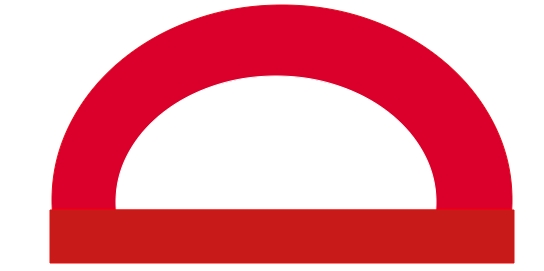
#> input picture example_photos/half_circle_red.jpg, 544 x 271 px, given in place of the camera
$ python wbcm_trafficsign_hc.py   (older library calls are emulated)
#> lines starting #> are read from the running program, lines starting #| are printed output that depends on the picture; after the words box and inside, x2 and y2 are one past the last pixel; in counts of white or black regions, pixels touching at a corner belong together
#Trackbars sekmesinden ışığa göre objenin görünüp görünmediğini ayarlayabilirsin.
#Bazı yerlerde hangi değişken ne döndürdüğüne bakmak için print vs ekledim.Onlara takılma.
#yuvarlaklık,kaçgen olduğu,boyutu,çemberselliği,konvex olup olmadığı gibi bir sürü koşul koydum.
#Şuanda kırmızı renk elle ayarlanıyor.Fakat rangelemek istersen, 50-58 arasını commentten al ,60-61 i commentle.
#130.satırdaki if'ten sonra objenin orta koordinatları veriliyor.
#@ dasmehdix
import cv2
import numpy as np
from scipy.stats import itemfreq

def pixDis(a1,b1,a2,b2):
	#distance between points
	y = b2-b1
	x = a2-a1
	return np.sqrt(x*x+y*y)

def get_dominant_color(image, n_colors):
	pixels = np.float32(image).reshape((-1, 3))
	criteria = (cv2.TERM_CRITERIA_EPS + cv2.TERM_CRITERIA_MAX_ITER, 200, .1)
	flags = cv2.KMEANS_RANDOM_CENTERS
	flags, labels, centroids = cv2.kmeans(
		pixels, n_colors, None, criteria, 10, flags)
	palette = np.uint8(centroids)
	return palette[np.argmax(itemfreq(labels)[:, -1])]


clicked = False
def onMouse(event, x, y, flags, param):
	global clicked
	if event == cv2.EVENT_LBUTTONUP:
		clicked = True

def nothing(x):
	# any operation
	pass

cap = cv2.VideoCapture(0)

cv2.namedWindow("Trackbars")
cv2.createTrackbar("L-H", "Trackbars", 62, 180, nothing)
cv2.createTrackbar("L-S", "Trackbars", 66, 255, nothing)
cv2.createTrackbar("L-V", "Trackbars", 134, 255, nothing)
cv2.createTrackbar("U-H", "Trackbars", 180, 255, nothing)
cv2.createTrackbar("U-S", "Trackbars", 255, 255, nothing)
cv2.createTrackbar("U-V", "Trackbars", 243, 255, nothing)

font = cv2.FONT_HERSHEY_COMPLEX
flag = 1

global center

while True:
	ret, frame = cap.read()
#> frame is the input picture: shape (271, 544, 3); mean B, G, R 156.7, 145.1, 235.3
	frame = cv2.GaussianBlur(frame,(5,5),0)
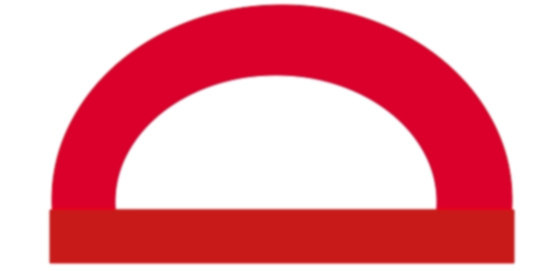
#> frame: shape (271, 544, 3); mean B, G, R 156.7, 145.1, 235.3
	gray= cv2.cvtColor(frame,cv2.COLOR_BGR2GRAY)
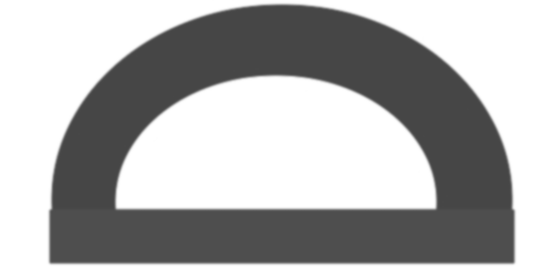
#> gray: shape (271, 544); min 70, max 255, mean 173.3
	if flag == 0:
		hsv = cv2.cvtColor(frame, cv2.COLOR_BGR2HSV)

		l_h = cv2.getTrackbarPos("L-H", "Trackbars")
		l_s = cv2.getTrackbarPos("L-S", "Trackbars")
		l_v = cv2.getTrackbarPos("L-V", "Trackbars")
		u_h = cv2.getTrackbarPos("U-H", "Trackbars")
		u_s = cv2.getTrackbarPos("U-S", "Trackbars")
		u_v = cv2.getTrackbarPos("U-V", "Trackbars")

		# lower mask (0-10)

		''' lower_red = np.array([0,50,50])
		upper_red = np.array([10,255,255])
		mask0 = cv2.inRange(hsv, lower_red, upper_red)

		# upper mask (170-180)
		lower_red = np.array([170,50,50])
		upper_red = np.array([180,255,255])
		mask1 = cv2.inRange(hsv, lower_red, upper_red)
		mask = mask0+mask1 '''

		lower_red = np.array([l_h, l_s, l_v])
		upper_red = np.array([u_h, u_s, u_v])

		mask = cv2.inRange(hsv, lower_red, upper_red)
		kernel = np.ones((5, 5), np.uint8)
		mask = cv2.dilate(mask, kernel)
		mask[np.where(mask==0)] = 0
		#mask = cv2.Canny(mask,50,100)

		# Contours detection
		if int(cv2.__version__[0]) > 3:
			# Opencv 4.x.x
			contours, _ = cv2.findContours(mask, cv2.RETR_TREE, cv2.CHAIN_APPROX_SIMPLE)
		else:
			# Opencv 3.x.x
			_, contours, _ = cv2.findContours(mask, cv2.RETR_TREE, cv2.CHAIN_APPROX_SIMPLE)
		oldArea = 0
		oldCnt = 0

		for cnt in contours:
			area = cv2.contourArea(cnt)
			approx = cv2.approxPolyDP(cnt, 0.02*cv2.arcLength(cnt, True), True)
			diameter = np.sqrt(4*area/np.pi)
			x = approx.ravel()[0]
			y = approx.ravel()[1]
			convvex = cv2.isContourConvex(cnt)
			#print(len(cnt))
			if cv2.arcLength(cnt,True) != 0:
				circularity = (4*np.pi*area)/((cv2.arcLength(cnt,True))*(cv2.arcLength(cnt,True)))

			if area > 500 and 0.5 <=float(circularity) <= 0.7 and 4< len(approx) <= 7 and convvex == False:
				#roundness = (4*area)/(np.pi*diameter*diameter)
				#print(float(roundness))
				x1, y1 ,w1, h1 = cv2.boundingRect(cnt)
				''' print(cv2.boundingRect(cnt))
				cv2.rectangle(frame,(x1-20,y1-20),(x1+w1+20,y1+h1+20),(0,255,0),2) '''
				x2 = x1 + w1
				y2 = y1 + h1
				if x1<0:
					x1=1
				if y1<0:
					y1=1
				if x2>639:
					x2 = 639
				if y2>479:
					y2=479
				gray = gray[(y1):(y2),(x1):(x2)]
				if gray.shape[0] != 0:
					if gray.shape[1] != 0:
						if y2>y1:
							if x2>x1:
								''' print(gray.shape)
								cv2.imshow("ngray", gray)  '''
								rows = gray.shape[0]
								#cv2.imshow("daire",gray)
								circles = cv2.HoughCircles(gray,cv2.HOUGH_GRADIENT,1,rows/8,param1=50,param2=15,minRadius=15,maxRadius=120)
								if circles is not None:
										circles = np.uint16(np.around(circles))
										for i in circles[0,:]:
											center = (i[0]+x1, i[1]+y1)
											radius = i[2]
											#cv2.circle(frame, center, radius, (111, 23, 111), 3)
										''' if len(approx.ravel()) <= 12:
											yayDif = pixDis(approx.ravel()[0],approx.ravel()[1],approx.ravel()[4],approx.ravel()[5])
											#yaydif cemberde ilk ve 3. nokta arasındaki mesafe ref ise olması gerek uzunluğu
											referance = np.sqrt(2)*pixDis(approx.ravel()[0],approx.ravel()[1],approx.ravel()[8],approx.ravel()[9])
											if referance-2<yayDif<referance+2: '''
										if area >= oldArea:
											M = cv2.moments(cnt)
											cX = int(M["m10"] / M["m00"])
											cY = int(M["m01"] / M["m00"])
											if abs(center[0]-cX) < 40:
												#OBJENIN DAIRE OLDUGUNA KARAR VERDIGIMIZ YER BURASI cX,cY objenin tam orta noktasıdır.
												cv2.drawContours(frame, [approx], 0, (0, 0, 0), 5)
												cv2.line(frame,(cX,cY),(cX,cY-60),(0,255,0),thickness=2)
												cv2.line(frame,(cX,cY),(cX+60,cY),(255,0,0),thickness=2)
												cv2.line(frame,(cX,cY),(cX-30,cY+30),(0,0,255),thickness=2)
												cv2.putText(frame,"Yarim Daire Bulundu",(x,y),font,1,(100,244,237),thickness=2)
												oldArea = area
												oldCnt = cnt
												#cv2.imshow("Erik Tech Labs", frame)
												#cv2.imshow("Maske", mask)
	elif flag == 1:
		gray = cv2.cvtColor(frame, cv2.COLOR_BGR2GRAY)
		img = cv2.medianBlur(gray, 37)
		circles = cv2.HoughCircles(img, cv2.HOUGH_GRADIENT,
								1, 50, param1=120, param2=40)
#> circles = [[281.5, 256.5, 253], [233.5, 204.5, 182.6]]

		if not circles is None:
			circles = np.uint16(np.around(circles))
#> circles = [[282, 256, 253], [234, 204, 183]]
			max_r, max_i = 0, 0
			for i in range(len(circles[:, :, 2][0])):
				if circles[:, :, 2][0][i] > 50 and circles[:, :, 2][0][i] > max_r:
					max_i = i
					max_r = circles[:, :, 2][0][i]
#> this loop made 2 passes
#> (max_i, max_r) on pass 1: (0, 253)
#> after the loop, max_i = 0; max_r = 253
			x, y, r = circles[:, :, :][0][max_i]
#> x = 282; y = 256; r = 253
			if y > r and x > r:
				square = frame[y-r:y+r, x-r:x+r]
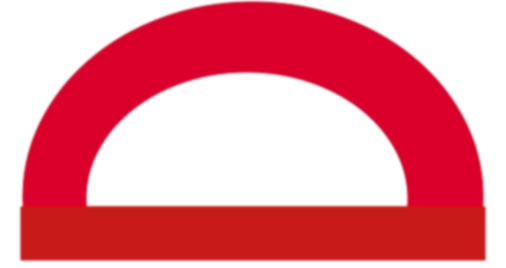
#> square: shape (268, 506, 3); mean B, G, R 148.2, 135.5, 233.6

				dominant_color = get_dominant_color(square, 2)
#> in get_dominant_color, `flags, labels, centroids = cv2.kmeans( pixels, n_colors, None, criteri..`: flags = 81406891; centroids = [[39.7, 14.16, 211.9], [252.5, 252.2, 254.5]]
#> in get_dominant_color, `palette = np.uint8(centroids)`: palette = [[39, 14, 211], [252, 252, 254]]
#> dominant_color = [252, 252, 254]
				if dominant_color[2] > 100:
					print("STOP")
				elif dominant_color[0] > 80:
					zone_0 = square[square.shape[0]*3//8:square.shape[0]
									* 5//8, square.shape[1]*1//8:square.shape[1]*3//8]
					cv2.imshow('Zone0', zone_0)
					zone_0_color = get_dominant_color(zone_0, 1)

					zone_1 = square[square.shape[0]*1//8:square.shape[0]
									* 3//8, square.shape[1]*3//8:square.shape[1]*5//8]
					cv2.imshow('Zone1', zone_1)
					zone_1_color = get_dominant_color(zone_1, 1)

					zone_2 = square[square.shape[0]*3//8:square.shape[0]
									* 5//8, square.shape[1]*5//8:square.shape[1]*7//8]
					cv2.imshow('Zone2', zone_2)
					zone_2_color = get_dominant_color(zone_2, 1)

					if zone_1_color[2] < 60:
						if sum(zone_0_color) > sum(zone_2_color):
							print("LEFT")
						else:
							print("RIGHT")
					else:
						if sum(zone_1_color) > sum(zone_0_color) and sum(zone_1_color) > sum(zone_2_color):
							print("FORWARD")
						elif sum(zone_0_color) > sum(zone_2_color):
							print("FORWARD AND LEFT")
						else:
							print("FORWARD AND RIGHT")
				else:
					print("N/A")

			for i in circles[0, :]:
				cv2.circle(frame, (i[0], i[1]), i[2], (0, 255, 0), 2)
				cv2.circle(frame, (i[0], i[1]), 2, (0, 0, 255), 3)
#> this loop made 2 passes
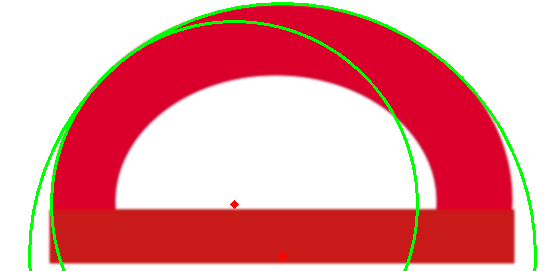
#> frame: shape (271, 544, 3); 2.98% of pixels changed, all inside (x1, y1, x2, y2) = (28, 2, 537, 271)


		#cv2.imshow('camera', frame)


		''' if len(approx) == 3:
			cv2.putText(frame, "Triangle", (x, y), font, 1, (0, 0, 0))
		elif len(approx) == 4:
			cv2.putText(frame, "Rectangle", (x, y), font, 1, (0, 0, 0))
		elif len(approx) == 5:
			cv2.putText(frame,"Half-Circle",(x,y),font,1,(0,255,0))
		elif 10 < len(approx) < 20:
			cv2.putText(frame, "Circle", (x, y), font, 1, (0, 0, 0)) '''

	cv2.imshow("Frame",frame)
	key = cv2.waitKey(1)
#> (key Esc is pressed here)
	if key == 27:
		break

cap.release()
cv2.destroyAllWindows()
